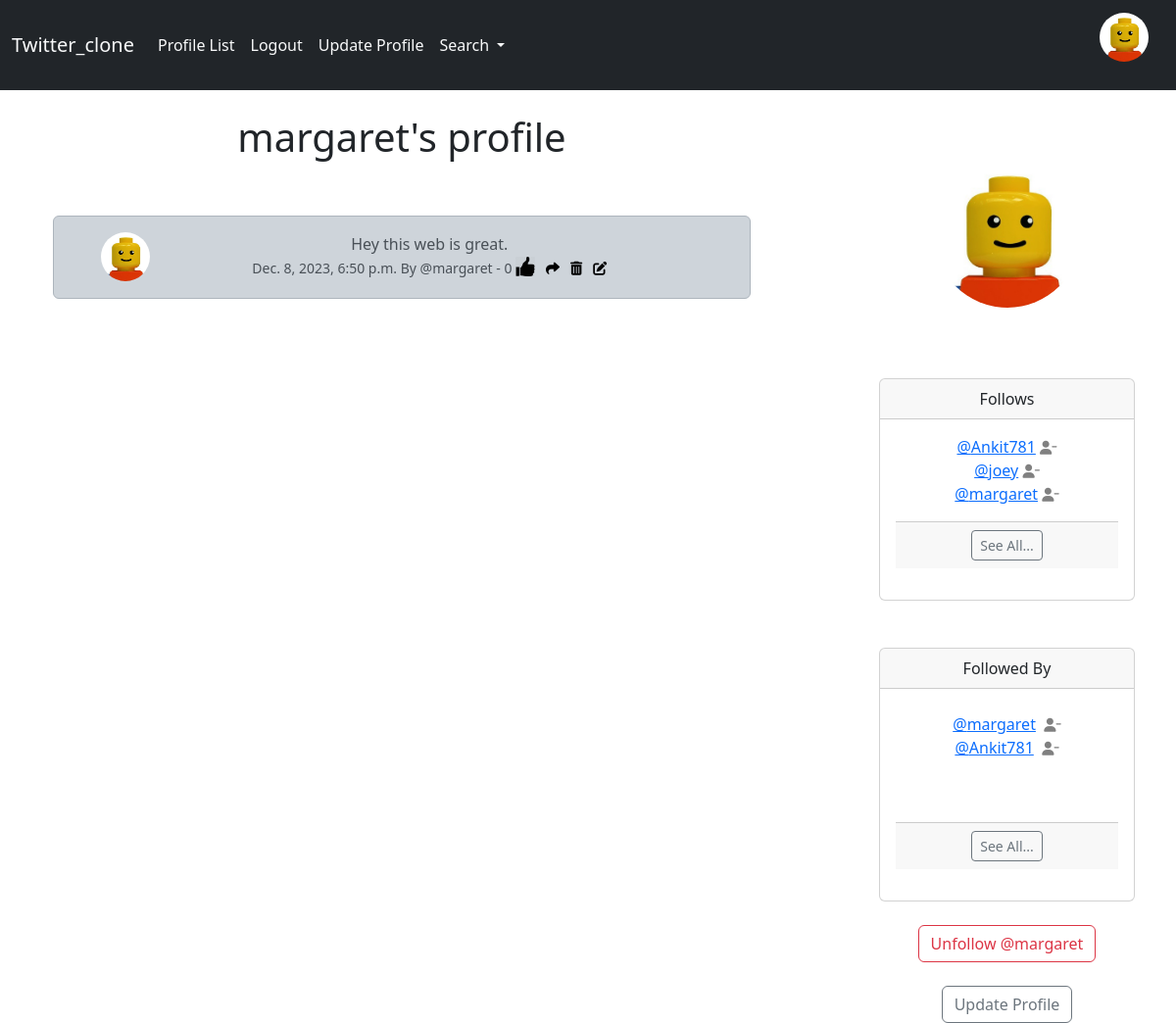
The app's page /profile/5 (signed in), older data.
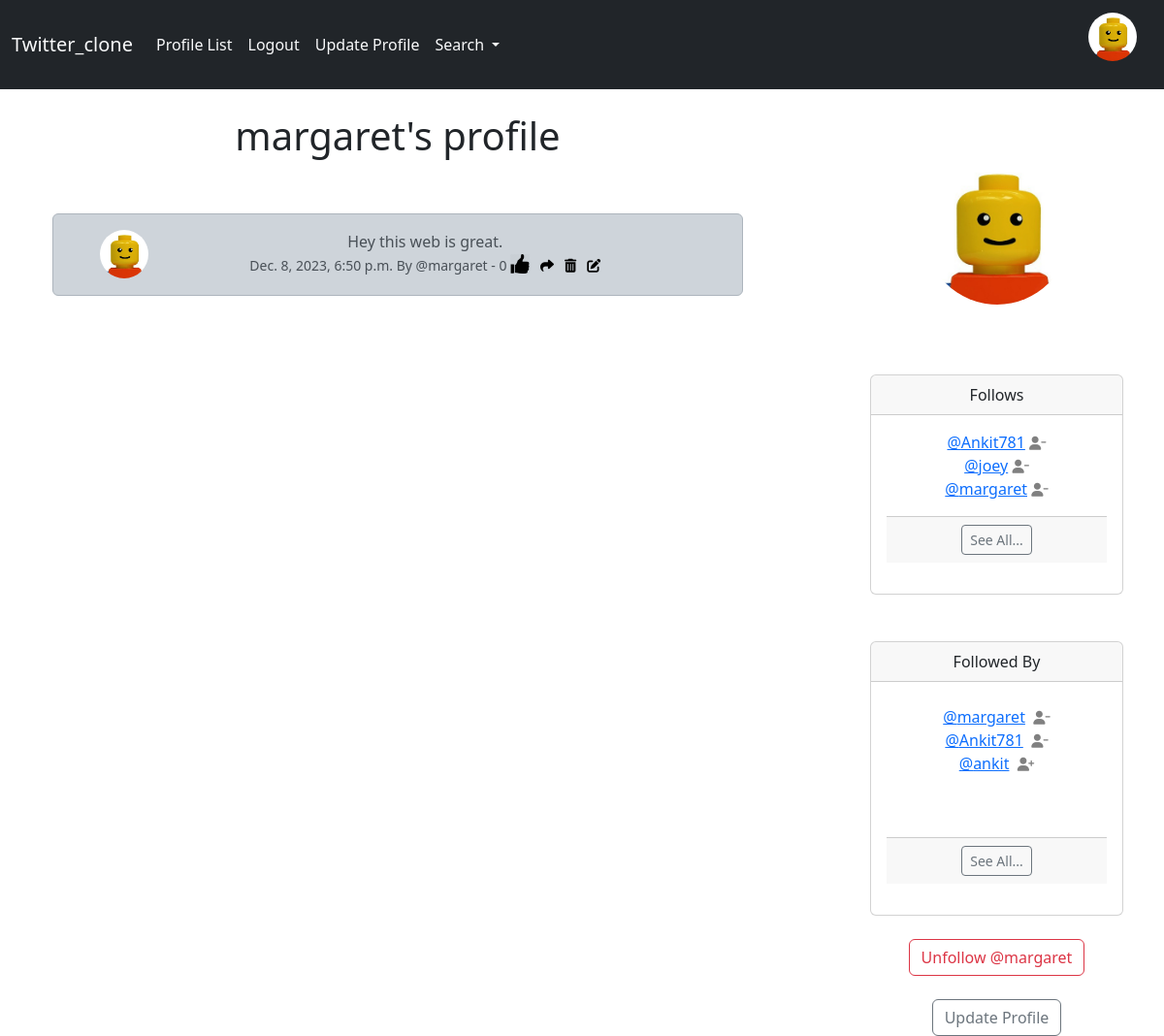
The same page, newer data.
### Twitter_app/models.py (models this page shows, shortened)
class tweet(models.Model):
    user = models.ForeignKey(
        User, related_name="tweets",
        on_delete= models.DO_NOTHING
    )
    body = models.CharField(max_length= 200)
    created_at = models.DateTimeField(auto_now_add=True)
    likes = models.ManyToManyField(User, related_name="tweets_like", blank = True)
    def number_of_likes(self):
        return self.likes.count()

class Profile(models.Model):
    user = models.OneToOneField(User, on_delete=models.CASCADE)
    follows = models.ManyToManyField('self', related_name='followed_by', symmetrical=False,blank = True)
    date_modified = models.DateTimeField(User, auto_now= True)
    profile_img = models.ImageField(null = True, blank = True, upload_to= "static/img/")
    profile_bio = models.CharField(null= True, blank = True, max_length= 500)
    homepage_link= models.CharField(null= True, blank = True, max_length= 500)
    instagram_link = models.CharField(null= True, blank = True, max_length= 100)
    linkedin_link= models.CharField(null= True, blank = True, max_length= 100)
    def __str__(self):
        return self.user.username

### Twitter_app/views.py (the view, shortened to what this page needs)
# urls.py: path('profile/<int:pk>', views.profile, name= "profile"),
def profile(request, pk):
    if request.user.is_authenticated:
        profile = Profile.objects.get(user_id = pk)
        my_tweets = tweet.objects.filter(user_id = pk).order_by("-created_at")
        return render(request, 'profile_page.html', {'profile': profile, 'my_tweets': my_tweets })
    else:
        messages.success(request, "You must be login to view this page")
        return redirect('index')

### templates/profile_page.html (shortened to what the changed rows need)
{%  extends "base.html" %}
{% load static%}
{%block content %}
{% if profile%}
 <div class="container text-center">
    <div class="row">
        <div class="col-8">
            <h1> {{ profile.user.username}}'s profile </h1>
            <div class="container">
              {% if my_tweets %}
              <br/>  <br/>
              {% for my_tweet in my_tweets %}
              <div class="alert alert-dark" role="alert">
                  <div class="container">
                    <div class="row">
                      <div class="col-2">
                        {% if profile.profile_img %}
                        <img src="{{profile.profile_img.url}}" class="img-fluid rounded-circle " style="height:50px;width:50px;" alt="profile.user.username">
                        {%else%}
                        <img src="{% static 'img/pngtree-default-male-avatar-png-image_2811083.jpg' %}" class="img-fluid rounded-start" alt="...">
                        {%endif%}
                      </div>
                        <div class="col-9">
                          {{my_tweet.body}} <br/>
                          <small class="">
                              {{my_tweet.created_at}} By
                              @{{my_tweet.user}}
                            {% if user not in my_tweet.likes.all %}
                                - {{my_tweet.number_of_likes}} <a href="{% url 'tweet_likes' my_tweet.id %}"> <img src="{% static 'img/like_button.png'%}" style="height:20px;width:20px;margin-bottom:6px;"/></a>
                            {%else %}
                                - {{my_tweet.number_of_likes}} <a href="{% url 'tweet_likes' my_tweet.id %}"> <img src="{% static 'img/dislike_button.png'%}" style="height:20px;width:20px;"/></a>
                            {%endif%}
                            <a href="{% url 'tweet_show' my_tweet.id %}" > <i class="fa-solid fa-share" style="color:black;"></i></a>
                            {% if request.user.username in profile.user.username%}
                            <a href="{% url 'delete_tweet' my_tweet.id %}" > <i class="fa-solid fa-trash-can" style="color:black;"></i></a>
                            <a href="{% url 'edit_tweet' my_tweet.id %}" > <i class="fas fa-edit" style="color:black;"></i></a>
                            {%endif%}
                          </small>
                        </div>
                    </div>
                  </div>
              </div>
              {%endfor%}
              {% endif %}
            </div>
        </div>
        <div class="col-1"></div>
        <div class="col-3">
          <br> <br>
          {% if profile.profile_img%}
          <img src=" {{profile.profile_img.url}}" alt="Profile pic" class="rounded-circle" style="height:150px;width:150px;"/>
          {%endif%}
          <br/><br/>
          <br/><br/>
            <div class="card">
                <div class="card-header">
                  Follows
                </div>
                <div class="card-body">
                  <p class="card-text">
                    {% for following in profile.follows.all|slice:3 %}
                    <a href="{% url 'profile' following.user.id %}">@{{ following }}</a>
                    <a href="{% url 'unfollow' following.user.id %}"><i class="fa fa fa-user-minus small" style="color:gray"></i></a>
                    <br/>
                    {% endfor %}
                    <div class="card-footer">
                      <a class="btn btn-sm btn-outline-secondary" href="{% url 'follows' profile.user.id%}">See All...</a>
                    </div>
                  </p>
                </div>
            </div>
<br><br>
            <div class="card">
                <div class="card-header">
                    Followed By
                </div>
                <div class="card-body">
                  <p class="card-text">
                    {% for following in profile.followed_by.all|slice:3 %}
                    <a href="{% url 'profile' following.user.id %}">@{{ following }}</a>&nbsp;
                    {% if following in profile.follows.all%}
                    <a href="{% url 'unfollow' following.user.id %}"><i class="fa fa-user-minus small" style="color:gray"></i></a> <br/>
                    {% else %}
                    <a href="{% url 'follow' following.user.id %}"><i class="fa fa-user-plus small" style="color:gray"></i></a>
                    <br/>
                    {% endif%}
                    {%endfor%}
                    <br/><br/>
                    <div class="card-footer">
                      <a class="btn btn-sm btn-outline-secondary" href="{% url 'followers' profile.user.id%}">See All...</a>
                    </div>
                  </p>
                </div>
              </div>
              <form method="POST">
                <br>
                {% if profile in user.profile.follows.all %}
                  <button class="btn btn-outline-danger" name="follow" value="unfollow" type="submit">Unfollow @{{ profile.user.username | lower}} </button>
                  <br>
                {% else %}
                  <button class="btn btn-outline-success" name="follow" value="follow" type="submit">Follow @{{ profile.user.username | lower}} </button>
                {% endif %}
                </form>
                <br/>
                {% if request.user.id == profile.user.id%}
                <a href="{% url 'update_user'%}" class="btn btn-outline-secondary">Update Profile</a>
                {%endif%}
        </div>
    </div>
</div>
{%endif%}
{% endblock %}

Row changes from the older to the newer data that the page shows:
added Profile: user.username "ankit"
